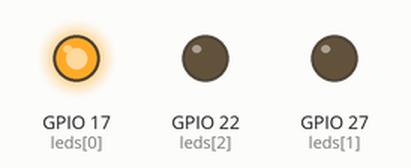
This program was run on a simulated Raspberry Pi (BCM pin numbers). Parts: output pins drawn as LEDs (lit = HIGH).

Above: at 0.12 s.
At 1.4 s:
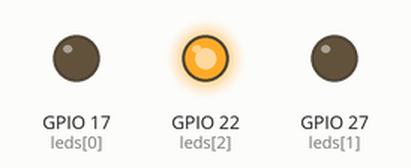
At 2.67 s:
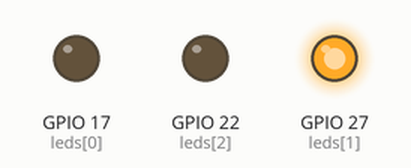
Timing chart, 0 to 3.0 s (numbered marks = the images above):
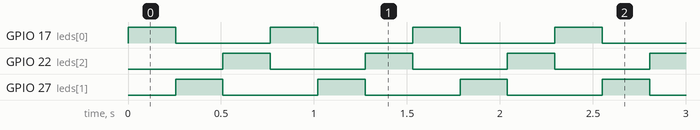

The program:

gpio-startup.py
```python
#!/usr/bin/env python

from time import sleep

# Get the GPIO Library
import RPi.GPIO as GPIO

# Adding code to grab PID and create PIDFILE
# !---   Legacy code for creating a PIDFILE  ---!
# !--- no longer needed.  Left for reference ---!
# !--- Generated by init.d/gpio-startup now. ---!
#import os
#pid = str(os.getpid())
#f = open('/var/run/gpio-startup.pid', 'w')
#f.write(pid)
#f.close()

# setup some names references to the LED's and buttons
# red     = pin 17
# green   = pin 27 (512mb rev2) pin 21 (256mb original)
# blue    = pin 22

# using an list to hold the led numbers
leds = [17, 27, 22]

# Input button is on pin 16 (pin 2 on 512mb; pin 0 on orig 256mb)
button = 16

# Initialize counter
count = 0

# Initialize the board and setup the pins as output and input as needed
GPIO.setmode(GPIO.BCM)

# looping over the list
for n in leds:
    GPIO.setup(n, GPIO.OUT)

GPIO.setup(button, GPIO.IN)

while 1:
#  if GPIO.input(button):
    GPIO.output(leds[(count - 1) % len(leds)], False)  # Turn LED off
    GPIO.output(leds[count % len(leds)], True)         # Light next LED up
    sleep(0.25)
    sleep(0.0050)
    count += 1
#  else:
#    stopLED = True
#    while stopLED:
#      if not GPIO.input(button):
#        stopLED = False
```

Measured:
- by itself, GPIO 17 (leds[0]), GPIO 22 (leds[2]), GPIO 27 (leds[1]): alternates HIGH for 0.26 s and LOW for 0.51 s
- by itself, everything shown: repeats every 0.77 s, in 3 steps
